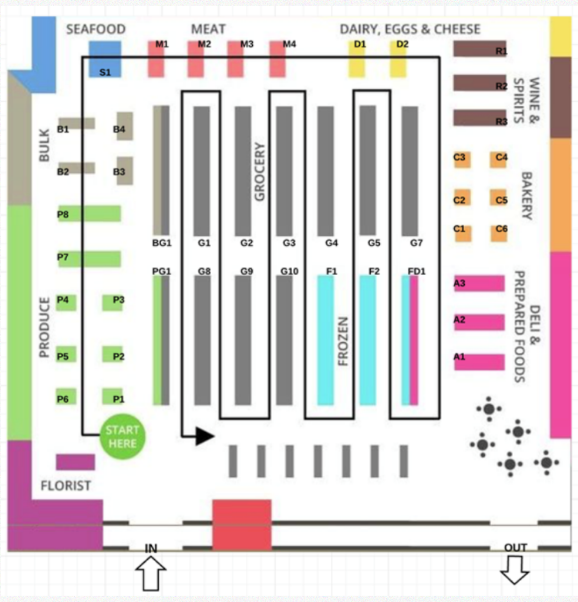
#> input picture Map.PNG, 578 x 602 px, found by its file name
$ python dijkstra.py
#> lines starting #> are read from the running program, lines starting #| are printed output that depends on the picture
from collections import defaultdict
from math import sqrt
import matplotlib.pyplot as plt
from PIL import Image
from pylab import *

#distance calculation
def distance_between_coords(x1, y1, x2, y2):
    distance = sqrt(((x2 - x1) ** 2) + ((y2 - y1) ** 2))
    return distance

# Labelling the coordinates to use as keys for edge detection
def name_coords(coords):

    #print("cooredsss -- ",coords)
    coord_count = 0
    for coord in coords:
        coord_count += 1
        coord.append(coord_count)

    return coords

# Creates a weighted and undirected graph
# Returns named coordinates and their connected edges as a dictonary
def graph(coords):
    #print("coord : ",coords)
    coords = name_coords(coords)

    graph = defaultdict(list)
    edges = {}

    for current in coords:
        for comparer in coords:
            if comparer == current:
                continue
            else:
                weight = distance_between_coords(current[0], current[1],
                                                 comparer[0], comparer[1])
                graph[current[2]].append(comparer[2])
                edges[current[2], comparer[2]] = weight
    #print(coords,edges)
    return coords, edges

# Returns a path to all nodes with least weight as a list of names
# from a specific node
def shortest_path(node_list, edges, start):
    neighbor = 0
    unvisited = []
    visited = []
    total_weight = 0
    current_node = start
    for node in node_list:
        if node[2] == start:
            visited.append(start)
        else:
            unvisited.append(node[2])
    while unvisited:
        for index, neighbor in enumerate(unvisited):
            #print("index = ",index)
            #print("neighbor = ",neighbor)
            #print("Edge = ", edges[start, neighbor]," from ", start, neighbor)

            if index == 0:
                current_weight = edges[start, neighbor]
                current_node = neighbor
                #print("current_weight = ",current_weight)
            elif edges[start, neighbor] < current_weight:
                current_weight = edges[start, neighbor]
                current_node = neighbor
                #print("curent node = ",current_node)
                #print("current_weight = ",current_weight)
        #print("current_weight = ",current_weight)
        total_weight += current_weight
        start = current_node
        #print("Total weight = ",total_weight)

        unvisited.remove(current_node)
        visited.append(current_node)
    return visited, total_weight


def main():

    #print("The hard-coded list for pixel positions of the aisles : " , coord_aisles)
    #order=["AB","AB","AD"]
    orders = [[['R1', 'G1', 'C1', 'D1', 'D2'], ['A1', 'C3', 'B1'], ['R1', 'S1', 'BG1', 'FA1']], [['C3', 'R1', 'M1', 'M2'], ['P1', 'P3', 'P4', 'G6', 'G7'], ['P3', 'P4', 'G6', 'G7']]]
    #orders = [[['P1' , 'P2', 'PG1' , 'G8'],['G10','F1', 'F2' , 'A3'],['M1','M2','D1','R3','C1']]]
    cnt=1
    for i in orders:

        coord_aisles = {"start":[123 , 436],"A1":[460 , 356],"A2":[461 , 318],"A3":[461 , 282],
        "C1":[460 , 230],"C2":[460 , 197],"C3":[460 , 157],"C4":[501 , 159],"C5":[500 , 199],"C6":[502 , 229],
        "R1":[455 , 49],"R2":[455 , 84],"R3":[455 , 119],
        "D1":[360 , 44],"D2":[403 , 44],"M1":[163 , 43],"M2":[206 , 44],"M3":[242 , 43],"M4":[288 , 44],
        "S1":[105 , 73],"B1":[63 , 129],"B2":[64 , 174],"B3":[121 , 129],"B4":[120 , 174],
        "P1":[119 , 400],"P2":[120 , 358],"P3":[120 , 299],"P4":[64 , 300],"P5":[64 , 356],"P6":[62 , 399],"P7":[65 , 257],"P8":[63 , 213],
        "G1":[202 , 236],"G2":[247 , 237],"G3":[290 , 237],"G4":[331 , 237],"G5":[375 , 237],"G7":[419 , 237],"G8":[207 , 276],"G9":[248 , 276],"G10":[289 , 276],
        "F1":[326 , 276],"F2":[375 , 272],"BG1":[162 , 236],"PG1":[161 , 277],"FD1":[411 , 273]}
        #print("coord_aisles == ",coord_aisles)
        order = []
        for j in i:
            for k in range(0,len(j)):
                #print(j[k])
                order.append(j[k])
        print("Combined list ",cnt," : ",order)
        #order=["A1","B1","A2","B3","A1","D1"]

        unique_list = []
        unique_list.append("start")
        for i in order:

                if i not in unique_list and i in coord_aisles:
                    unique_list.append(i)


        print("List of unique shelves from the order : ",unique_list)
        list_coords = []

        for i in unique_list :
            if i in coord_aisles :
                list_coords.append(coord_aisles[i])
                #print("list == ",coord_aisles[i])
        print("List of coordinates of the unique_list : ",list_coords)


        dict1 = {}
        i=0
        for key in unique_list:#A dictionary to label the order with simple index values i.e mapping start = 1, A1 = 2....
            i= i+1
            dict1[key] = i

        print(dict1)
        #print("List ---  ",list_coords)
        coords, edges = graph(list_coords)
        #print("coords == ",coords)


        sp,weight = shortest_path(coords, edges, 1)
        shortest_path_taken = []
        print(sp)


        def get_key(val):
            for key, value in dict1.items():
                if val == value:
                    return key
        shortest_path_taken = []
        for i in sp :
            #print(i)
            shortest_path_taken.append(get_key(i))
        print("Batch no : ", cnt)
        print("Path : ", shortest_path_taken)
        print("Cost : ",weight )
        print("------------------------------------------------------------------------")
        cnt+=1


        im = array(Image.open("C:/Users/Home/Pictures/Map.PNG"))
#> im is the input picture: shape (602, 578, 4); mean R, G, B, A 220.7, 216.8, 214.6, 255

        # plot the image
        imshow(im)

        # some points
        x=[]
        y=[]
        for i in shortest_path_taken:
            if i in coord_aisles:

                x.append(coord_aisles[i][0])
                y.append(coord_aisles[i][1])

        # plot the points with red star-markers
        plot(x,y,'r*')

        # line plot connecting the first two points
        plot(x[:],y[:])

        # add title and show the plot
        title('Path')
        show()
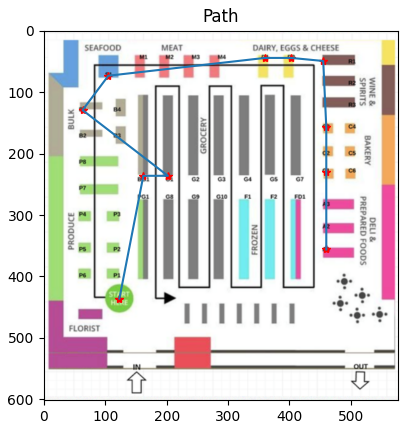
#> figure drawn by matplotlib, 1 panel


main()
'''
Output:
Combined list  1  :  ['R1', 'G1', 'C1', 'D1', 'D2', 'A1', 'C3', 'B1', 'R1', 'S1', 'BG1', 'FA1']
List of unique shelves from the order :  ['start', 'R1', 'G1', 'C1', 'D1', 'D2', 'A1', 'C3', 'B1', 'S1', 'BG1']
List of coordinates of the unique_list :  [[123, 436], [500, 49], [202, 236], [460, 230], [360, 44], [403, 44], [460, 356], [460, 157], [63, 129], [105, 73], [162, 236]]
{'start': 1, 'R1': 2, 'G1': 3, 'C1': 4, 'D1': 5, 'D2': 6, 'A1': 7, 'C3': 8, 'B1': 9, 'S1': 10, 'BG1': 11}
cooredsss --  [[123, 436], [500, 49], [202, 236], [460, 230], [360, 44], [403, 44], [460, 356], [460, 157], [63, 129], [105, 73], [162, 236]]
Edge =  540.2758554664459  from  1 2
current_weight =  540.2758554664459
Edge =  215.03720608304042  from  1 3
curent node =  3
current_weight =  215.03720608304042
Edge =  394.9746827329569  from  1 4
Edge =  458.0753213173572  from  1 5
Edge =  481.7302149543871  from  1 6
Edge =  346.36541397778154  from  1 7
Edge =  437.50428569329466  from  1 8
Edge =  312.80824797309936  from  1 9
Edge =  363.4460069941614  from  1 10
Edge =  203.7670238286853  from  1 11
curent node =  11
current_weight =  203.7670238286853
current_weight =  203.7670238286853
Total weight =  203.7670238286853
Edge =  540.2758554664459  from  1 2
current_weight =  540.2758554664459
Edge =  215.03720608304042  from  1 3
curent node =  3
current_weight =  215.03720608304042
Edge =  394.9746827329569  from  1 4
Edge =  458.0753213173572  from  1 5
Edge =  481.7302149543871  from  1 6
Edge =  346.36541397778154  from  1 7
Edge =  437.50428569329466  from  1 8
Edge =  312.80824797309936  from  1 9
Edge =  363.4460069941614  from  1 10
current_weight =  215.03720608304042
Total weight =  418.8042299117257
Edge =  540.2758554664459  from  1 2
current_weight =  540.2758554664459
Edge =  394.9746827329569  from  1 4
curent node =  4
current_weight =  394.9746827329569
Edge =  458.0753213173572  from  1 5
Edge =  481.7302149543871  from  1 6
Edge =  346.36541397778154  from  1 7
curent node =  7
current_weight =  346.36541397778154
Edge =  437.50428569329466  from  1 8
Edge =  312.80824797309936  from  1 9
curent node =  9
current_weight =  312.80824797309936
Edge =  363.4460069941614  from  1 10
current_weight =  312.80824797309936
Total weight =  731.612477884825
Edge =  540.2758554664459  from  1 2
current_weight =  540.2758554664459
Edge =  394.9746827329569  from  1 4
curent node =  4
current_weight =  394.9746827329569
Edge =  458.0753213173572  from  1 5
Edge =  481.7302149543871  from  1 6
Edge =  346.36541397778154  from  1 7
curent node =  7
current_weight =  346.36541397778154
Edge =  437.50428569329466  from  1 8
Edge =  363.4460069941614  from  1 10
current_weight =  346.36541397778154
Total weight =  1077.9778918626066
Edge =  540.2758554664459  from  1 2
current_weight =  540.2758554664459
Edge =  394.9746827329569  from  1 4
curent node =  4
current_weight =  394.9746827329569
Edge =  458.0753213173572  from  1 5
Edge =  481.7302149543871  from  1 6
Edge =  437.50428569329466  from  1 8
Edge =  363.4460069941614  from  1 10
curent node =  10
current_weight =  363.4460069941614
current_weight =  363.4460069941614
Total weight =  1441.4238988567681
Edge =  540.2758554664459  from  1 2
current_weight =  540.2758554664459
Edge =  394.9746827329569  from  1 4
curent node =  4
current_weight =  394.9746827329569
Edge =  458.0753213173572  from  1 5
Edge =  481.7302149543871  from  1 6
Edge =  437.50428569329466  from  1 8
current_weight =  394.9746827329569
Total weight =  1836.398581589725
Edge =  540.2758554664459  from  1 2
current_weight =  540.2758554664459
Edge =  458.0753213173572  from  1 5
curent node =  5
current_weight =  458.0753213173572
Edge =  481.7302149543871  from  1 6
Edge =  437.50428569329466  from  1 8
curent node =  8
current_weight =  437.50428569329466
current_weight =  437.50428569329466
Total weight =  2273.9028672830195
Edge =  540.2758554664459  from  1 2
current_weight =  540.2758554664459
Edge =  458.0753213173572  from  1 5
curent node =  5
current_weight =  458.0753213173572
Edge =  481.7302149543871  from  1 6
current_weight =  458.0753213173572
Total weight =  2731.9781886003766
Edge =  540.2758554664459  from  1 2
current_weight =  540.2758554664459
Edge =  481.7302149543871  from  1 6
curent node =  6
current_weight =  481.7302149543871
current_weight =  481.7302149543871
Total weight =  3213.7084035547637
Edge =  540.2758554664459  from  1 2
current_weight =  540.2758554664459
current_weight =  540.2758554664459
Total weight =  3753.9842590212097
[1, 11, 3, 9, 7, 10, 4, 8, 5, 6, 2]
Batch no :  1
Path :  ['start', 'BG1', 'G1', 'B1', 'A1', 'S1', 'C1', 'C3', 'D1', 'D2', 'R1']
Cost :  3753.9842590212097
------------------------------------------------------------------------
Combined list  2  :  ['C3', 'R1', 'M1', 'M2', 'P1', 'P3', 'P4', 'G6', 'G7', 'P3', 'P4', 'G6', 'G7']
List of unique shelves from the order :  ['start', 'C3', 'R1', 'M1', 'M2', 'P1', 'P3', 'P4', 'G7']
List of coordinates of the unique_list :  [[123, 436], [460, 157], [500, 49], [163, 43], [206, 44], [119, 400], [120, 299], [64, 300], [419, 237]]
{'start': 1, 'C3': 2, 'R1': 3, 'M1': 4, 'M2': 5, 'P1': 6, 'P3': 7, 'P4': 8, 'G7': 9}
cooredsss --  [[123, 436], [460, 157], [500, 49], [163, 43], [206, 44], [119, 400], [120, 299], [64, 300], [419, 237]]
Edge =  437.50428569329466  from  1 2
current_weight =  437.50428569329466
Edge =  540.2758554664459  from  1 3
Edge =  395.0303785786607  from  1 4
curent node =  4
current_weight =  395.0303785786607
Edge =  400.6906537467526  from  1 5
Edge =  36.22154055254967  from  1 6
curent node =  6
current_weight =  36.22154055254967
Edge =  137.03284277865654  from  1 7
Edge =  148.24641648282767  from  1 8
Edge =  356.67492202284143  from  1 9
current_weight =  36.22154055254967
Total weight =  36.22154055254967
Edge =  437.50428569329466  from  1 2
current_weight =  437.50428569329466
Edge =  540.2758554664459  from  1 3
Edge =  395.0303785786607  from  1 4
curent node =  4
current_weight =  395.0303785786607
Edge =  400.6906537467526  from  1 5
Edge =  137.03284277865654  from  1 7
curent node =  7
current_weight =  137.03284277865654
Edge =  148.24641648282767  from  1 8
Edge =  356.67492202284143  from  1 9
current_weight =  137.03284277865654
Total weight =  173.2543833312062
Edge =  437.50428569329466  from  1 2
current_weight =  437.50428569329466
Edge =  540.2758554664459  from  1 3
Edge =  395.0303785786607  from  1 4
curent node =  4
current_weight =  395.0303785786607
Edge =  400.6906537467526  from  1 5
Edge =  148.24641648282767  from  1 8
curent node =  8
current_weight =  148.24641648282767
Edge =  356.67492202284143  from  1 9
current_weight =  148.24641648282767
Total weight =  321.5007998140339
Edge =  437.50428569329466  from  1 2
current_weight =  437.50428569329466
Edge =  540.2758554664459  from  1 3
Edge =  395.0303785786607  from  1 4
curent node =  4
current_weight =  395.0303785786607
Edge =  400.6906537467526  from  1 5
Edge =  356.67492202284143  from  1 9
curent node =  9
current_weight =  356.67492202284143
current_weight =  356.67492202284143
Total weight =  678.1757218368753
Edge =  437.50428569329466  from  1 2
current_weight =  437.50428569329466
Edge =  540.2758554664459  from  1 3
Edge =  395.0303785786607  from  1 4
curent node =  4
current_weight =  395.0303785786607
Edge =  400.6906537467526  from  1 5
current_weight =  395.0303785786607
Total weight =  1073.206100415536
Edge =  437.50428569329466  from  1 2
current_weight =  437.50428569329466
Edge =  540.2758554664459  from  1 3
Edge =  400.6906537467526  from  1 5
curent node =  5
current_weight =  400.6906537467526
current_weight =  400.6906537467526
Total weight =  1473.8967541622885
Edge =  437.50428569329466  from  1 2
current_weight =  437.50428569329466
Edge =  540.2758554664459  from  1 3
current_weight =  437.50428569329466
Total weight =  1911.4010398555831
Edge =  540.2758554664459  from  1 3
current_weight =  540.2758554664459
current_weight =  540.2758554664459
Total weight =  2451.676895322029
[1, 6, 7, 8, 9, 4, 5, 2, 3]
Batch no :  2
Path :  ['start', 'P1', 'P3', 'P4', 'G7', 'M1', 'M2', 'C3', 'R1']
Cost :  2451.676895322029
------------------------------------------------------------------------
'''
